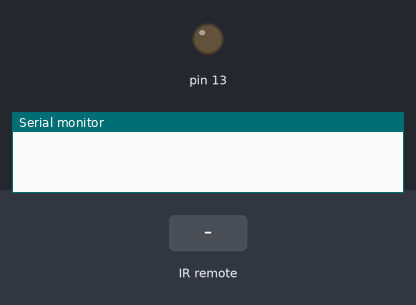
This sketch was run on a simulated Arduino Uno, built with avr-gcc and run on an emulated ATmega328P. Parts: output pins drawn as LEDs (lit = HIGH), the last lines printed to the serial monitor. The inputs (shaded band) are chosen by the test bench.

Above: at 1.2 s.
1.3 s: infrared code 0x38863BC0 received
At 2.3 s:
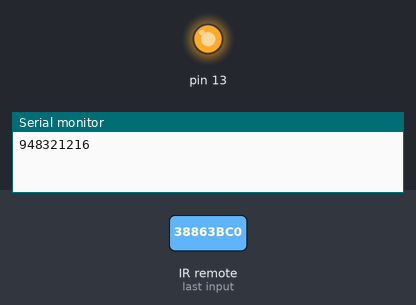
Timing chart, 0 to 4.3 s (numbered marks = the images above; inputs shaded):
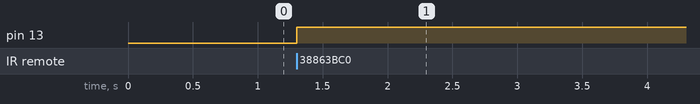

The sketch:

IR_test.ino
```cpp
byte flag=0;
#include <IRremote.h>
int RECV_PIN = 11;
IRrecv irrecv(RECV_PIN);
decode_results results;
void setup()
{
  Serial.begin(9600);
  irrecv.enableIRIn();
  pinMode(13,OUTPUT);
}
void loop() {
  if (irrecv.decode(&results))
  {
    if(results.value!=4294967295)
    {
    Serial.println(results.value, DEC);
    if((results.value==948321216)&&(flag==0))
    {
    digitalWrite(13,HIGH);
    flag=1;
    results.value=0;
    }
    if((results.value==948321216)&&(flag==1))
    {
    digitalWrite(13,LOW);
    flag=0;
    results.value=0;
    }
    }
    irrecv.resume();
  }
}
```

Measured:
- after the input at 1.3 s, pin 13: LOW → HIGH at once
